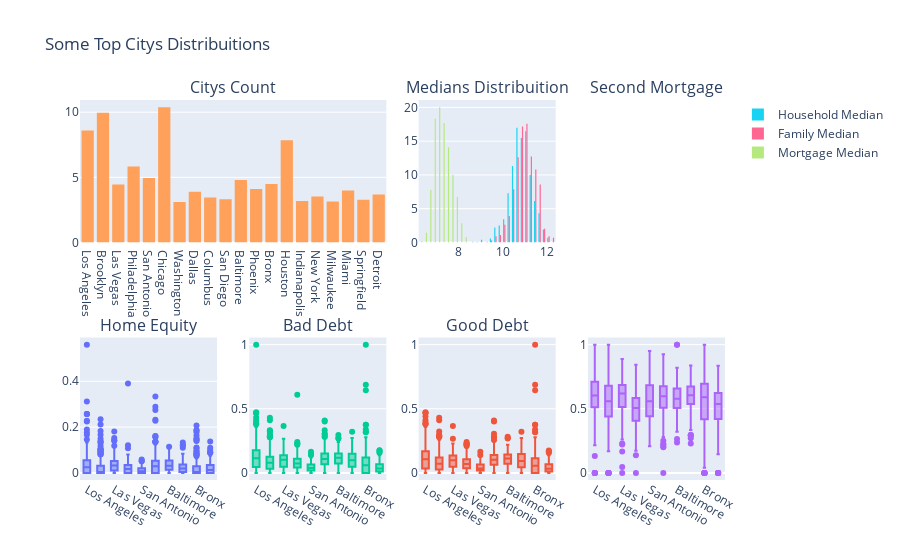

Write notebook code for a chart like this one.
### Code cell
city_count = input_ds.city.value_counts()

#First plot
trace0 = go.Box(
    x=input_ds[input_ds.city.isin(city_count[:10].index.values)]['city'],
    y=input_ds[input_ds.city.isin(city_count[:10].index.values)]['second_mortgage'], 
    showlegend=False
)

#Second plot
trace1 = go.Box(
    x=input_ds[input_ds.city.isin(city_count[:10].index.values)]['city'],
    y=input_ds[input_ds.city.isin(city_count[:10].index.values)]['home_equity'], 
    showlegend=False
)

#Second plot
trace2 = go.Box(
    x=input_ds[input_ds.city.isin(city_count[:10].index.values)]['city'],
    y=input_ds[input_ds.city.isin(city_count[:10].index.values)]['bad_debt'], 
    showlegend=False
)
#Third plot
trace3 = go.Box(
    x=input_ds[input_ds.city.isin(city_count[:10].index.values)]['city'],
    y=input_ds[input_ds.city.isin(city_count[:10].index.values)]['good_debt'], 
    showlegend=False
)

trace4 = go.Histogram(
    x=input_ds[input_ds.city.isin(city_count[:20].index.values)]['city'], histnorm='percent',
    showlegend=False
)

#Third plot
trace5 = go.Histogram(
    x=np.log(input_ds['hi_median']).sample(1000), histnorm='percent', autobinx=True,
    showlegend=True, name='Household Median'
)

#Third plot
trace6 = go.Histogram(
    x=np.log(input_ds['family_median']).sample(1000), histnorm='percent', autobinx=True,
    showlegend=True, name='Family Median'
)

#Third plot
trace7 = go.Histogram(
    x=np.log(input_ds['hc_mortgage_median']).sample(1000), histnorm='percent', autobinx=True,
    showlegend=True, name="Mortgage Median"
)

#Creating the grid
fig = tls.subplots.make_subplots(rows=2, cols=4, specs=[[{'colspan': 2}, None, {}, {}], [{}, {}, {}, {}]],
                          subplot_titles=("Citys Count",
                                          "Medians Distribuition", 
                                          "Second Mortgage",
                                          "Home Equity", 
                                          "Bad Debt",
                                         "Good Debt"))

#setting the figs
fig.append_trace(trace0, 2, 1)
fig.append_trace(trace1, 2, 3)
fig.append_trace(trace2, 2, 2)
fig.append_trace(trace3, 2, 4)
fig.append_trace(trace4, 1, 1)
fig.append_trace(trace5, 1, 3)
fig.append_trace(trace6, 1, 3)
fig.append_trace(trace7, 1, 3)

fig['layout'].update(showlegend=True, title="Some Top Citys Distribuitions")

iplot(fig)

### Figure 1 — Plotly figure (JSON) as saved in the notebook; plotly's stock layout.template omitted (floating-point values rounded to 4 significant figures; data arrays with more than 128 entries replaced by an {"elided": "..."} marker saying what was removed)
{"data": [{"showlegend": false, "type": "box", "x": {"elided": "1851 str values"}, "xaxis": "x4", "y": {"elided": "1851 float values"}, "yaxis": "y4"}, {"showlegend": false, "type": "box", "x": {"elided": "1851 str values"}, "xaxis": "x6", "y": {"elided": "1851 float values"}, "yaxis": "y6"}, {"showlegend": false, "type": "box", "x": {"elided": "1851 str values"}, "xaxis": "x5", "y": {"elided": "1851 float values"}, "yaxis": "y5"}, {"showlegend": false, "type": "box", "x": {"elided": "1851 str values"}, "xaxis": "x7", "y": {"elided": "1851 float values"}, "yaxis": "y7"}, {"histnorm": "percent", "showlegend": false, "type": "histogram", "x": {"elided": "2830 str values"}, "xaxis": "x", "yaxis": "y"}, {"autobinx": true, "histnorm": "percent", "name": "Household Median", "showlegend": true, "type": "histogram", "x": {"elided": "1000 float values"}, "xaxis": "x2", "yaxis": "y2"}, {"autobinx": true, "histnorm": "percent", "name": "Family Median", "showlegend": true, "type": "histogram", "x": {"elided": "1000 float values"}, "xaxis": "x2", "yaxis": "y2"}, {"autobinx": true, "histnorm": "percent", "name": "Mortgage Median", "showlegend": true, "type": "histogram", "x": {"elided": "1000 float values"}, "xaxis": "x2", "yaxis": "y2"}], "layout": {"annotations": [{"font": {"size": 16}, "showarrow": false, "text": "Citys Count", "x": 0.2375, "xanchor": "center", "xref": "paper", "y": 1, "yanchor": "bottom", "yref": "paper"}, {"font": {"size": 16}, "showarrow": false, "text": "Medians Distribuition", "x": 0.6313, "xanchor": "center", "xref": "paper", "y": 1, "yanchor": "bottom", "yref": "paper"}, {"font": {"size": 16}, "showarrow": false, "text": "Second Mortgage", "x": 0.8938, "xanchor": "center", "xref": "paper", "y": 1, "yanchor": "bottom", "yref": "paper"}, {"font": {"size": 16}, "showarrow": false, "text": "Home Equity", "x": 0.1062, "xanchor": "center", "xref": "paper", "y": 0.375, "yanchor": "bottom", "yref": "paper"}, {"font": {"size": 16}, "showarrow": false, "text": "Bad Debt", "x": 0.3688, "xanchor": "center", "xref": "paper", "y": 0.375, "yanchor": "bottom", "yref": "paper"}, {"font": {"size": 16}, "showarrow": false, "text": "Good Debt", "x": 0.6313, "xanchor": "center", "xref": "paper", "y": 0.375, "yanchor": "bottom", "yref": "paper"}], "showlegend": true, "title": {"text": "Some Top Citys Distribuitions"}, "xaxis": {"anchor": "y", "domain": [0, 0.475]}, "xaxis2": {"anchor": "y2", "domain": [0.525, 0.7375]}, "xaxis3": {"anchor": "y3", "domain": [0.7875, 1]}, "xaxis4": {"anchor": "y4", "domain": [0, 0.2125]}, "xaxis5": {"anchor": "y5", "domain": [0.2625, 0.475]}, "xaxis6": {"anchor": "y6", "domain": [0.525, 0.7375]}, "xaxis7": {"anchor": "y7", "domain": [0.7875, 1]}, "yaxis": {"anchor": "x", "domain": [0.625, 1]}, "yaxis2": {"anchor": "x2", "domain": [0.625, 1]}, "yaxis3": {"anchor": "x3", "domain": [0.625, 1]}, "yaxis4": {"anchor": "x4", "domain": [0, 0.375]}, "yaxis5": {"anchor": "x5", "domain": [0, 0.375]}, "yaxis6": {"anchor": "x6", "domain": [0, 0.375]}, "yaxis7": {"anchor": "x7", "domain": [0, 0.375]}}}
